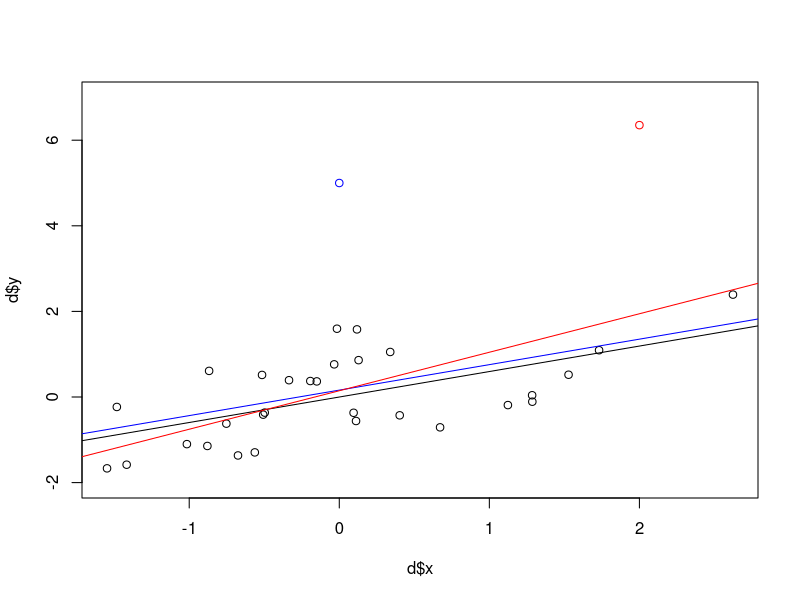
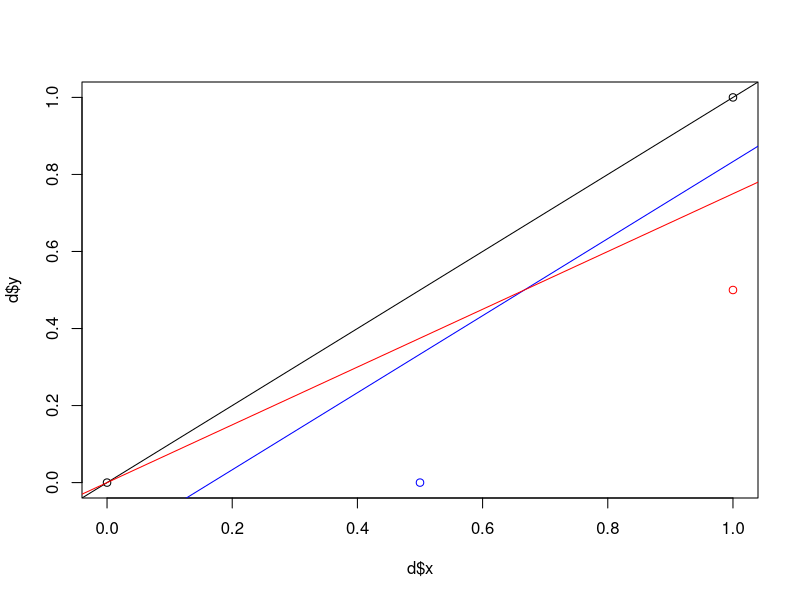

Generate these figures, in order, with R:
library('MASS')
library('psych')
library('car')
# leverage ----
d <- as.data.frame(mvrnorm(n = 30, mu = c(0,0), Sigma = matrix(c(1,0.6,0.6,1), ncol = 2, nrow = 2)))
names(d) <- c('x','y')
d$x <- as.vector(scale(d$x))
d$y <- as.vector(scale(d$y))
d1 <- d
d2 <- d

m <- lm(y~x, data = d)
plot(d$x, d$y, ylim = c(-2,7))
abline(m)

d1[51,] <- c(0,5)
m1 <- lm(y~x, data = d1)
points(d1$x[51], d1$y[51], col = 'blue')
abline(m1, col = 'blue')

d2[51,] <- c(2,predict(m1, list(x = 2))+5)
m2 <- lm(y~x, data = d2)
points(d2$x[51], d2$y[51], col = 'red')
abline(m2, col = 'red')


d <- data.frame(
  y = c(0, 1),
  x = c(0, 1)
)

m <- lm(y~x, data = d)
plot(d$x, d$y)
abline(m)

d <- data.frame(
  y = c(0, 1, 0),
  x = c(0, 1, 0.5)
)

m <- lm(y~x, data = d)
points(d$x[3], d$y[3], col = 'blue')
abline(m, col = 'blue')

d <- data.frame(
  y = c(0, 1, 0.5),
  x = c(0, 1, 1)
)

m <- lm(y~x, data = d)
points(d$x[3], d$y[3], col = 'red')
abline(m, col = 'red')
